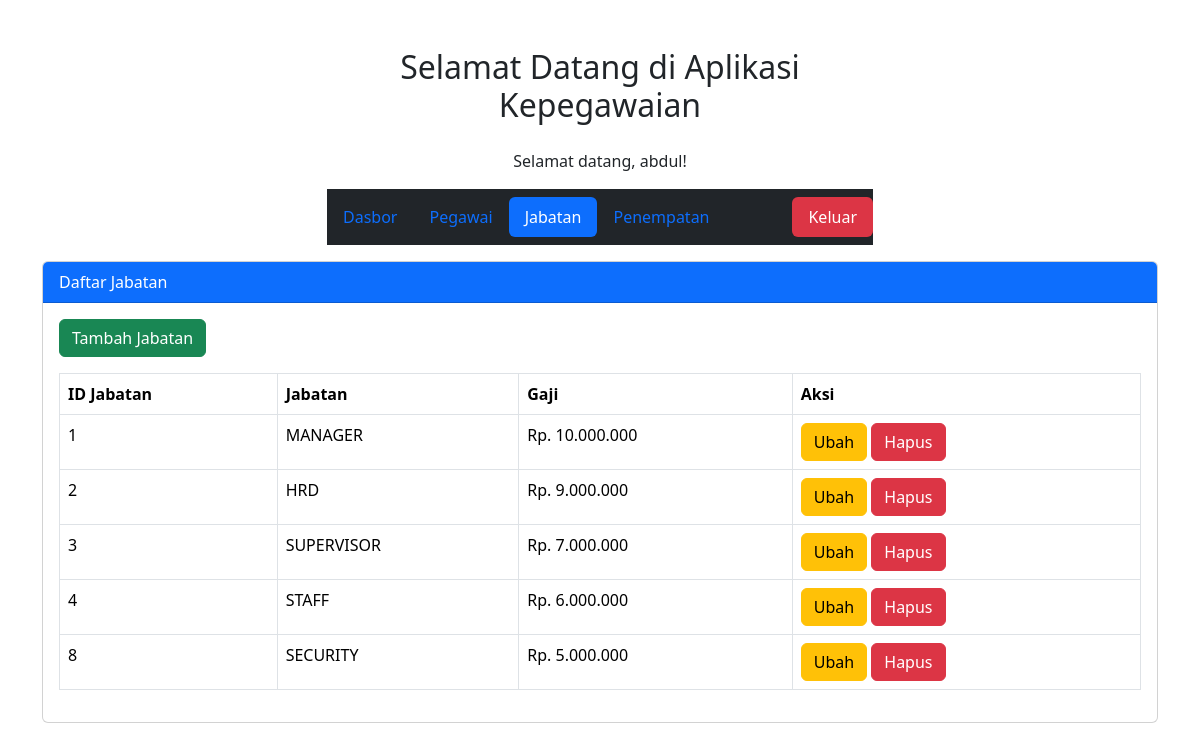
The page /jabatan.php (signed in) on the database its author committed.
### tables this page shows
CREATE TABLE `jabatan` (
  `id_jabatan` int(11) NOT NULL AUTO_INCREMENT,
  `jabatan` varchar(35) NOT NULL,
  `gaji` int(11) NOT NULL,
  PRIMARY KEY (`id_jabatan`)
);

### jabatan.php (the view, shortened to what this page needs)
<?php
if (isset($_SESSION['username'])) {
    include 'koneksi.php';
?>
    <!doctype html>
    <html lang="en">
    <head>
        <link href="https://cdn.jsdelivr.net/npm/bootstrap@5.3.2/dist/css/bootstrap.min.css" rel="stylesheet">
    </head>
    <body>
        <div class="container mt-5">
            <div class="row">
                <div class="col-md-6 offset-md-3">
                    <h2 class="text-center mb-4">Selamat Datang di Aplikasi Kepegawaian</h2>
                    <p class="text-center">Selamat datang, <?php echo $_SESSION['username']; ?>!</p>
                    <nav class="navbar navbar-dark bg-dark">
                        <ul class="nav nav-pills">
                            <li class="nav-item">
                                <a class="nav-link" aria-current="page" href="index.php">Dasbor</a>
                            </li>
                            <li class="nav-item">
                                <a class="nav-link" href="pegawai.php">Pegawai</a>
                            </li>
                            <li class="nav-item">
                                <a class="nav-link active" href="jabatan.php">Jabatan</a>
                            </li>
                            <li class="nav-item">
                                <a class="nav-link" href="penempatan.php">Penempatan</a>
                            </li>
                        </ul>
                        <ul class="nav nav-pills justify-content-end">
                            <li class="nav-item ms-auto">
                                <a class="nav-link bg-danger text-white" href="logout.php">Keluar</a>
                            </li>
                        </ul>
                    </nav>
                </div>
            </div>
        </div>
        <div class="container">
            <div class="card mt-3">
                <div class="card-header bg-primary text-white">
                    Daftar Jabatan
                </div>
                <div class="card-body">
                    <button type="button" class="btn btn-success mb-3" data-bs-toggle="modal" data-bs-target="#modalTambahJabatan">
                        Tambah Jabatan
                    </button>
                    <table class="table table-bordered">
                        <thead>
                            <tr>
                                <th scope="col">ID Jabatan</th>
                                <th scope="col">Jabatan</th>
                                <th scope="col">Gaji</th>
                                <th scope="col">Aksi</th>
                            </tr>
                        </thead>
                        <tbody>
                            <?php
                            $query = mysqli_query($koneksi, "SELECT * FROM jabatan");
                            while ($data = mysqli_fetch_array($query)) {
                                echo "<tr>";
                                echo "<td>" . $data['id_jabatan'] . "</td>";
                                echo "<td>" . $data['jabatan'] . "</td>";
                                echo "<td>" . 'Rp. ' . number_format($data['gaji'], 0, ',', '.') . "</td>";
                                echo "<td>
                                <button type='button' class='btn btn-warning' data-bs-toggle='modal' data-bs-target='#modalUbahJabatan" . $data['id_jabatan'] . "'>Ubah</button>
                                <button type='button' class='btn btn-danger' data-bs-toggle='modal' data-bs-target='#modalHapusJabatan" . $data['id_jabatan'] . "'>Hapus</button>
                                </td>";
                                echo "</tr>";
                            }
                            ?>
                        </tbody>
                    </table>
                </div>
            </div>
        </div>
    </body>
    </html>
<?php
} else {
    header("Location: login.php");
    exit();
}

### rows shown on the page
jabatan: id_jabatan "1", jabatan "MANAGER", gaji "10.000.000"
jabatan: id_jabatan "2", jabatan "HRD", gaji "9.000.000"
jabatan: id_jabatan "3", jabatan "SUPERVISOR", gaji "7.000.000"
jabatan: id_jabatan "4", jabatan "STAFF", gaji "6.000.000"
jabatan: id_jabatan "8", jabatan "SECURITY", gaji "5.000.000"

### other values the page prints
$_SESSION['username'] "abdul"
